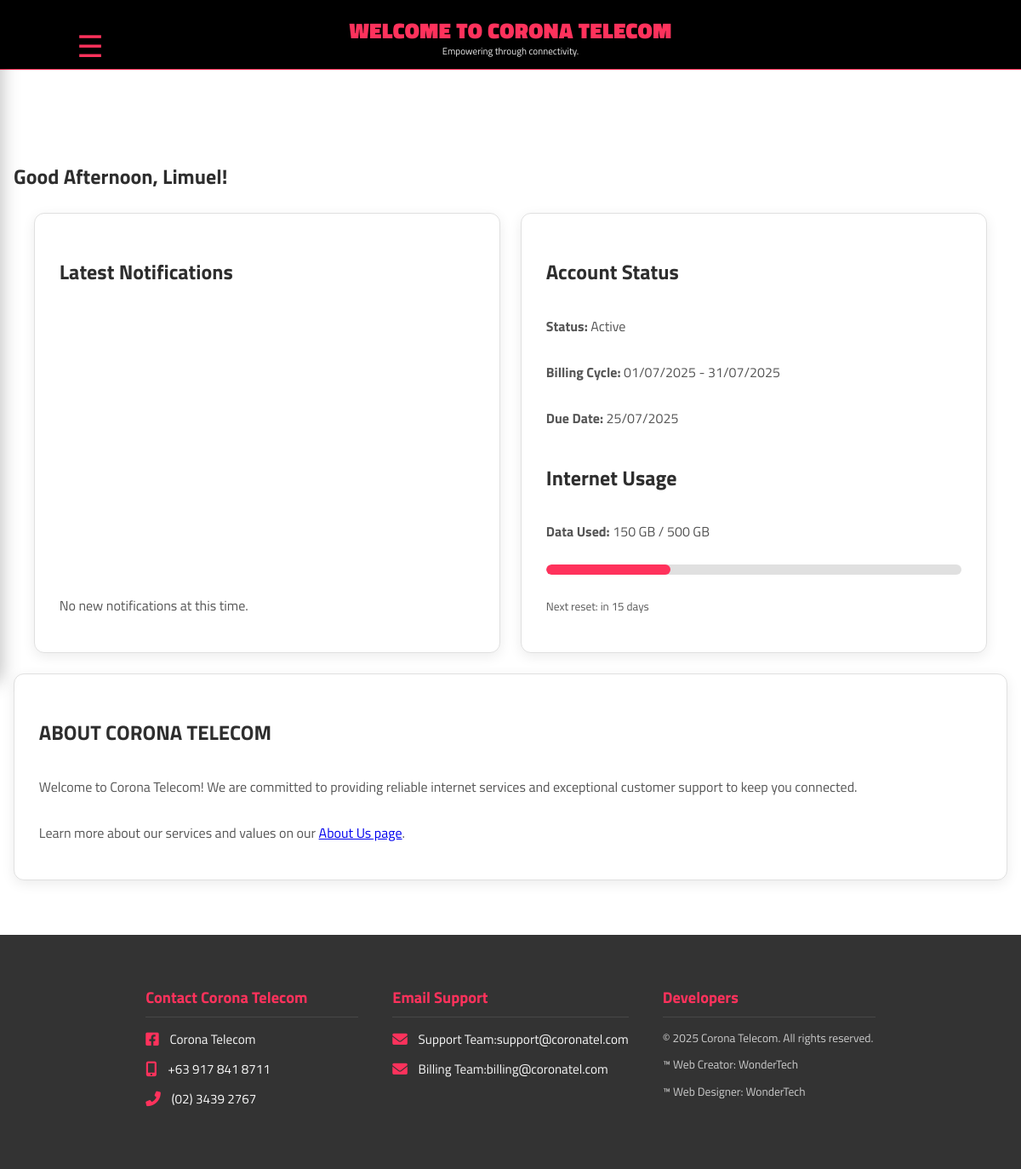
Page /cx/dashboard (signed in) on the earlier database version.
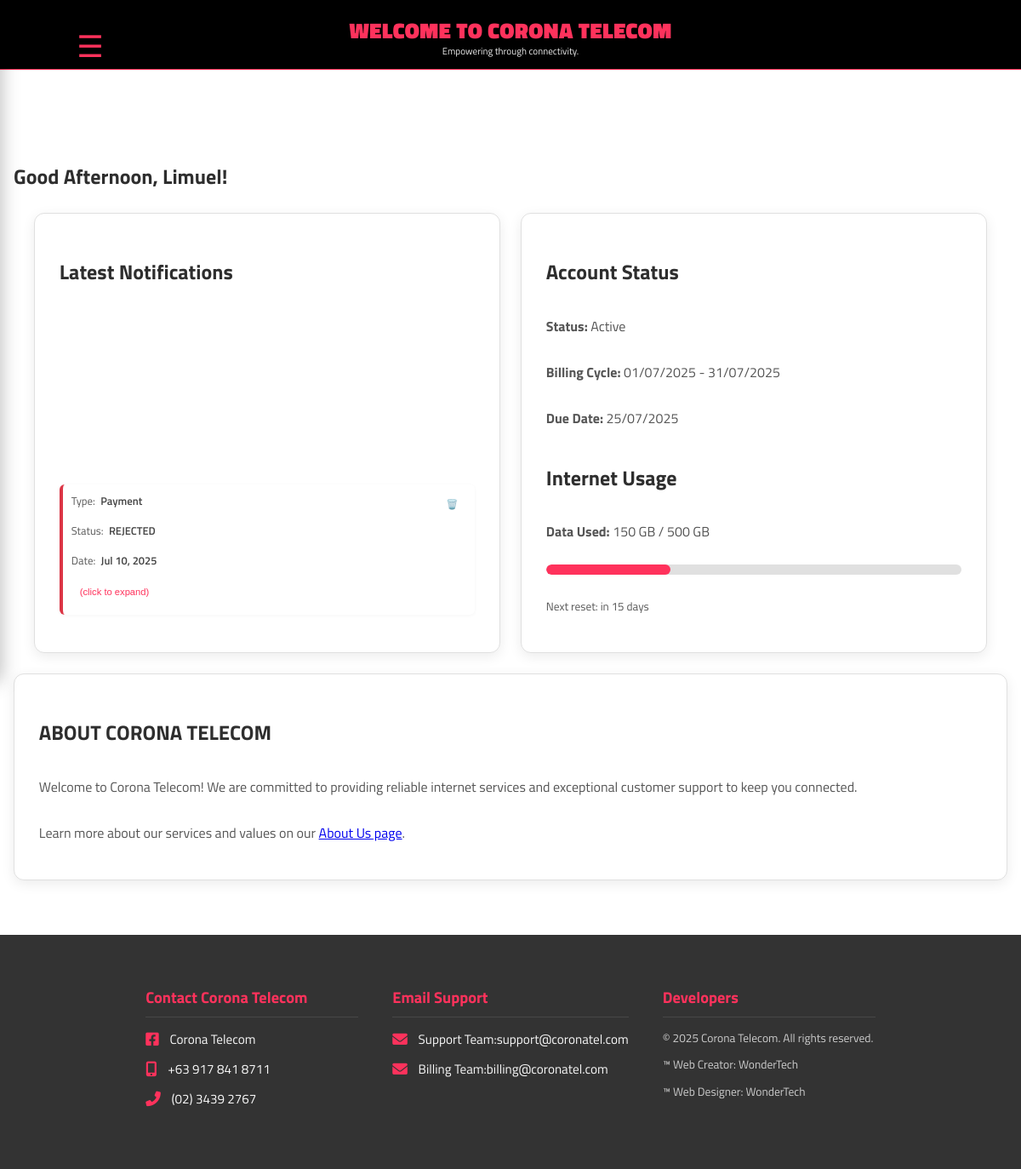
Same page on the later database version.
### models.py (models this page shows, shortened)
class Notification(db.Model):
    id = db.Column(db.Integer, primary_key=True)
    cx_id = db.Column(db.Integer, db.ForeignKey('cx.id'), nullable=False)
    message = db.Column(db.Text, nullable=False)
    created_at = db.Column(db.DateTime, default=now_manila)
    notif_type = db.Column(db.String(50))  # e.g., 'payment', 'rebate', 'overcharge'
    status = db.Column(db.String(50))      # e.g., 'VERIFIED', 'APPROVED', etc.
    amount = db.Column(db.Float)           # Optional amount reference
    reference_id = db.Column(db.String(100))  # Ref No or Invoice, optional

### app.py (the view)
@app.route('/cx/dashboard')
@login_required
def cx_dashboard():
    tab = request.args.get('tab', 'home')
    verified = request.args.get('verified')
    age = calculate_age(current_user.birthdate) if hasattr(current_user, 'birthdate') else None
    uploads = PaymentProof.query.filter_by(cx_id=current_user.id).order_by(PaymentProof.uploaded_at.desc()).all()
    requests = CxRequest.query.filter_by(cx_id=current_user.id).order_by(CxRequest.uploaded_at.desc()).all()
    previous_rebates = [r for r in requests if r.type == 'rebate']
    previous_overcharges = [r for r in requests if r.type == 'overcharge']
    soa_files = SOA.query.filter_by(cx_id=current_user.id).order_by(SOA.uploaded_at.desc()).all()
    all_notifications = Notification.query.filter_by(cx_id=current_user.id).order_by(Notification.created_at.desc()).all()
    return render_template(
        'cx/dashboard.html',
        active_tab=tab,
        tab=tab,
        age=age,
        dashboard_header=True,
        previous_uploads=uploads,
        user_requests=requests,
        all_notifications=all_notifications,
        verified=verified,
        now=datetime.now(),
        previous_rebates=previous_rebates,
        previous_overcharges=previous_overcharges,
        soa_files=soa_files
    )

### app.py (called while the page is built)
def calculate_age(birthdate):
    if birthdate:
        today = date.today()
        return today.year - birthdate.year - ((today.month, today.day) < (birthdate.month, birthdate.day))
    return None

@login_manager.user_loader
def load_user(user_id):
    user_type = session.get('user_type')
    if user_type == 'admin':
        return AdminUser.query.get(int(user_id))
    else:
        return Cx.query.get(int(user_id))  # Cx model for customers

### templates/cx/dashboard.html (shortened to what this page needs)
{% extends "base.html" %}
{% block content %}
<div class="tab-wrapper">
    {% if active_tab == 'profile' %}
    {% include 'cx/profile_tab.html' %}
    {% elif active_tab == 'billing' %}
    {% include 'cx/billing_tab.html' %}
    {% else %}
    <div class="profile-summary">
        <div class="profile-header">
            <div class="user-info">
                <h2 class="greeting-text"><span id="time-greeting"></span>, {{ current_user.first_name or '' }}!</h2>
            </div>
        </div>
    </div>
    <div class="dashboard-widgets-grid">
        <div class="dashboard-card notifications-card">
            <h2>Latest Notifications</h2>
            {% if all_notifications %}
            <ul class="notif-list">
                {% for note in all_notifications[:5] %}
                <li class="notif-box status-{{ note.status|lower }} type-{{ note.notif_type|lower }}">
                    <div class="notif-main-content">
                        <div class="notif-summary">
                            <p class="notif-line">Type: <span class="notif-value">{{ note.notif_type.capitalize()
                                    }}</span></p>
                            <p class="notif-line">Status: <span class="notif-value">{{ note.status }}</span></p>
                            <p class="notif-line">Date: <span class="notif-value">{{ note.created_at.strftime('%b %d,
                                    %Y') if note.created_at else 'Unknown' }}</span></p>
                            <button type="button" class="expand-toggle" onclick="toggleNotifDetail(this)">(click to
                                expand)</button>
                        </div>
                    </div>
                    <form method="POST" action="{{ url_for('delete_notification', note_id=note.id) }}"
                        class="delete-form">
                        <button type="submit" class="delete-btn" title="Delete Notification">🗑️</button>
                    </form>
                </li>
                {% endfor %}
            </ul>
            {% else %}
            <p>No new notifications at this time.</p>
            {% endif %}
        </div>
        <div class="dashboard-card status-usage-card">
            <h2>Account Status</h2>
            <p><strong>Status:</strong> Active</p>
            <p><strong>Billing Cycle:</strong> 01/07/2025 - 31/07/2025</p>
            <p><strong>Due Date:</strong> 25/07/2025</p>
            <h2 class="mt-4">Internet Usage</h2>
            <p><strong>Data Used:</strong> 150 GB / 500 GB</p>
            <div class="progress-bar-container">
                <div class="progress-bar" style="width: 30%;"></div>
            </div>
            <p><small>Next reset: in 15 days</small></p>
        </div>
    </div>
    <div class="dashboard-card about-us-container">
        <h2>ABOUT CORONA TELECOM</h2>
        <p>Welcome to Corona Telecom! We are committed to providing reliable internet services and exceptional customer
            support to keep you connected.</p>
        <p>Learn more about our services and values on our <a href="#">About Us page</a>.</p>
    </div>
    {% endif %}
</div>
{% endblock %}

Differences in the rows shown:
added Notification: notif_type "Payment", status "REJECTED", created_at "Jul 10, 2025"
Other differences:
text no longer shown: "No new notifications at this time."
